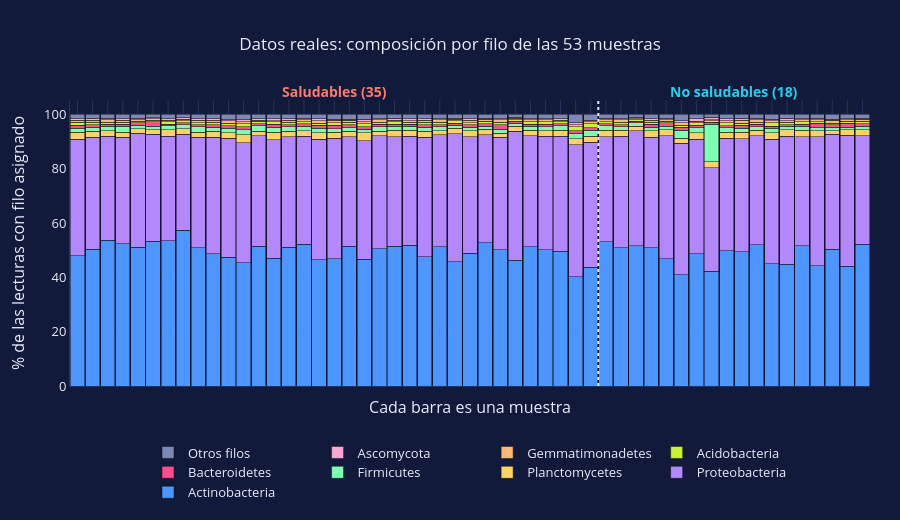

This figure's notebook cell:
### Markdown cell above
**Qué hacemos.** En los talleres las figuras eran imágenes: se miran, pero no se pueden interrogar. Una figura de Plotly responde: al pasar el cursor dice qué muestra es cada punto, se puede ampliar una zona y se pueden ocultar grupos desde la leyenda.

**Cómo se arma.** Toda figura de Plotly tiene dos partes:

- **Trazas** (`go.Box`, `go.Scatter`, `go.Bar`...): cada una es un conjunto de datos con su forma de dibujarse.
- **Diseño** (`layout`): títulos, ejes, leyenda y controles como menús y deslizadores.

La interactividad viaja dentro de la figura, sin servidor ni Python: por eso se puede guardar en un archivo HTML y abrirlo en cualquier navegador.

### 2.1 Una primera figura: la comunidad de un vistazo

Empezamos por la figura más conocida de un microbioma: la composición de cada muestra, en barras apiladas. Cada barra es una muestra y cada color, un filo. Sirve para ver cómo se construye una figura con una traza por serie.

### Code cell
# % de lecturas de cada filo en cada muestra real (los géneros sin filo asignado no entran)
por_filo = generos.groupby(level="filo").sum()                   # una fila por filo
pct_filo = 100 * por_filo / por_filo.sum(axis=0)                 # cada muestra suma 100
principales = pct_filo.mean(axis=1).sort_values(ascending=False).index[:8]   # los ocho filos más abundantes
tabla_filos = pct_filo.loc[principales].copy()
tabla_filos.loc["Otros filos"] = (100 - tabla_filos.sum(axis=0)).clip(lower=0)   # el resto, en una sola categoría

# Muestras ordenadas: primero las saludables y después las no saludables
orden = list(datos.index[datos.grupo == "Saludable"]) + list(datos.index[datos.grupo == "No saludable"])
n_sal = int((datos.grupo == "Saludable").sum())
# colores vivos para los filos, distintos de los dos colores de los grupos
vivos = ["#4D96FF", "#B388FF", "#FFD166", "#7CFFB2", "#FF4D8D", "#C6F432", "#FDBA74", "#F9A8D4", "#7C88B5"]

fig_filos = go.Figure()
for filo, color in zip(tabla_filos.index, vivos):
    # una traza por filo: Plotly las apila porque el diseño dice barmode="stack"
    fig_filos.add_trace(go.Bar(x=orden, y=tabla_filos.loc[filo, orden], name=filo, marker_color=color,
                               hovertemplate="%{x}<br>" + filo + ": %{y:.1f} %<extra></extra>"))
estilo(fig_filos, "Datos reales: composición por filo de las 53 muestras", alto=520)
fig_filos.update_layout(barmode="stack", bargap=0.06, yaxis_title="% de las lecturas con filo asignado",
                        xaxis=dict(showticklabels=False, title="Cada barra es una muestra"), margin=dict(t=100))
# una línea separa los dos grupos y un rótulo los nombra
fig_filos.add_vline(x=n_sal - 0.5, line_color=P["texto"], line_dash="dot")
for g, centro in zip(GRUPOS, [(n_sal - 1) / 2, n_sal + (len(orden) - n_sal - 1) / 2]):
    fig_filos.add_annotation(x=centro, y=1.07, yref="paper", showarrow=False, font=dict(color=COLORES[g], size=14),
                             text=f"<b>{g}s ({int((datos.grupo == g).sum())})</b>")
fig_filos.show()

### Figure 1 — Plotly figure (JSON) as saved in the notebook; plotly's stock layout.template omitted (floating-point values rounded to 4 significant figures)
{"data": [{"hovertemplate": "%{x}<br>Actinobacteria: %{y:.1f} %<extra></extra>", "marker": {"color": "#4D96FF"}, "name": "Actinobacteria", "type": "bar", "x": ["MP2047", "MP2048", "MP2049", "MP2050", "MP2057", "MP2058", "MP2059", "MP2060", "MP2067", "MP2068", "MP2069", "MP2070", "MP2077", "MP2078", "MP2087", "MP2089", "MP2090", "MP2097", "MP2098", "MP2099", "MP2100", "MP2107", "MP2108", "MP2110", "MP2117", "MP2118", "MP2119", "MP2120", "MP2127", "MP2128", "MP2129", "MP2130", "MP2138", "MP2139", "MP2140", "MD2055", "MD2056", "MD2065", "MD2066", "MD2075", "MD2076", "MD2085", "MD2086", "MD2095", "MD2096", "MD2105", "MD2106", "MD2115", "MD2116", "MD2125", "MD2126", "MD2135", "MD2136"], "y": [47.91, 50.3, 53.58, 52.39, 51.0, 53.36, 53.51, 57.25, 50.89, 48.69, 47.43, 45.42, 51.51, 47.1, 51.02, 52.21, 46.44, 46.8, 51.53, 46.72, 50.52, 51.42, 51.8, 47.54, 51.34, 45.72, 48.82, 52.64, 50.24, 46.25, 51.21, 50.09, 49.51, 40.26, 43.73, 53.15, 50.97, 51.57, 50.82, 46.76, 40.86, 48.7, 42.19, 49.82, 49.38, 51.99, 45.04, 44.87, 51.67, 44.19, 50.31, 44.01, 52.15]}, {"hovertemplate": "%{x}<br>Proteobacteria: %{y:.1f} %<extra></extra>", "marker": {"color": "#B388FF"}, "name": "Proteobacteria", "type": "bar", "x": ["MP2047", "MP2048", "MP2049", "MP2050", "MP2057", "MP2058", "MP2059", "MP2060", "MP2067", "MP2068", "MP2069", "MP2070", "MP2077", "MP2078", "MP2087", "MP2089", "MP2090", "MP2097", "MP2098", "MP2099", "MP2100", "MP2107", "MP2108", "MP2110", "MP2117", "MP2118", "MP2119", "MP2120", "MP2127", "MP2128", "MP2129", "MP2130", "MP2138", "MP2139", "MP2140", "MD2055", "MD2056", "MD2065", "MD2066", "MD2075", "MD2076", "MD2085", "MD2086", "MD2095", "MD2096", "MD2105", "MD2106", "MD2115", "MD2116", "MD2125", "MD2126", "MD2135", "MD2136"], "y": [42.93, 41.2, 38.35, 39.12, 41.98, 39.29, 38.43, 35.34, 40.73, 42.88, 43.71, 44.03, 40.66, 43.58, 40.68, 39.72, 44.39, 44.47, 40.17, 43.61, 41.63, 40.31, 40.09, 44.07, 41.07, 47.09, 42.83, 39.88, 41.23, 47.54, 40.82, 41.91, 42.35, 48.5, 45.91, 38.64, 40.88, 42.44, 40.77, 45.33, 48.42, 42.18, 38.09, 41.28, 41.66, 40.12, 45.76, 47.12, 40.15, 47.5, 42.35, 48.3, 39.97]}, {"hovertemplate": "%{x}<br>Planctomycetes: %{y:.1f} %<extra></extra>", "marker": {"color": "#FFD166"}, "name": "Planctomycetes", "type": "bar", "x": ["MP2047", "MP2048", "MP2049", "MP2050", "MP2057", "MP2058", "MP2059", "MP2060", "MP2067", "MP2068", "MP2069", "MP2070", "MP2077", "MP2078", "MP2087", "MP2089", "MP2090", "MP2097", "MP2098", "MP2099", "MP2100", "MP2107", "MP2108", "MP2110", "MP2117", "MP2118", "MP2119", "MP2120", "MP2127", "MP2128", "MP2129", "MP2130", "MP2138", "MP2139", "MP2140", "MD2055", "MD2056", "MD2065", "MD2066", "MD2075", "MD2076", "MD2085", "MD2086", "MD2095", "MD2096", "MD2105", "MD2106", "MD2115", "MD2116", "MD2125", "MD2126", "MD2135", "MD2136"], "y": [2.48, 2.219, 1.954, 1.953, 1.746, 1.743, 2.336, 2.04, 1.685, 2.222, 2.16, 2.938, 1.642, 2.699, 2.143, 2.011, 2.403, 2.102, 2.009, 2.864, 1.526, 2.415, 2.255, 2.24, 1.48, 2.002, 2.309, 1.992, 1.608, 1.821, 2.12, 1.86, 2.318, 2.295, 2.369, 2.343, 2.21, 1.6, 2.382, 2.205, 1.868, 2.349, 2.237, 2.284, 2.399, 2.034, 2.481, 2.247, 2.324, 2.295, 1.338, 1.942, 2.154]}, {"hovertemplate": "%{x}<br>Firmicutes: %{y:.1f} %<extra></extra>", "marker": {"color": "#7CFFB2"}, "name": "Firmicutes", "type": "bar", "x": ["MP2047", "MP2048", "MP2049", "MP2050", "MP2057", "MP2058", "MP2059", "MP2060", "MP2067", "MP2068", "MP2069", "MP2070", "MP2077", "MP2078", "MP2087", "MP2089", "MP2090", "MP2097", "MP2098", "MP2099", "MP2100", "MP2107", "MP2108", "MP2110", "MP2117", "MP2118", "MP2119", "MP2120", "MP2127", "MP2128", "MP2129", "MP2130", "MP2138", "MP2139", "MP2140", "MD2055", "MD2056", "MD2065", "MD2066", "MD2075", "MD2076", "MD2085", "MD2086", "MD2095", "MD2096", "MD2105", "MD2106", "MD2115", "MD2116", "MD2125", "MD2126", "MD2135", "MD2136"], "y": [1.573, 1.517, 1.635, 2.08, 1.295, 1.128, 1.433, 1.497, 2.069, 1.501, 1.564, 1.991, 2.029, 1.933, 1.566, 1.721, 1.64, 1.406, 1.424, 1.365, 1.796, 1.369, 1.37, 1.357, 1.456, 1.192, 1.263, 1.153, 1.42, 1.029, 1.409, 1.608, 1.671, 1.917, 2.114, 1.65, 1.408, 1.303, 1.293, 1.341, 3.005, 1.87, 13.75, 1.705, 1.508, 1.29, 1.527, 1.286, 1.407, 1.006, 1.182, 1.018, 1.349]}, {"hovertemplate": "%{x}<br>Bacteroidetes: %{y:.1f} %<extra></extra>", "marker": {"color": "#FF4D8D"}, "name": "Bacteroidetes", "type": "bar", "x": ["MP2047", "MP2048", "MP2049", "MP2050", "MP2057", "MP2058", "MP2059", "MP2060", "MP2067", "MP2068", "MP2069", "MP2070", "MP2077", "MP2078", "MP2087", "MP2089", "MP2090", "MP2097", "MP2098", "MP2099", "MP2100", "MP2107", "MP2108", "MP2110", "MP2117", "MP2118", "MP2119", "MP2120", "MP2127", "MP2128", "MP2129", "MP2130", "MP2138", "MP2139", "MP2140", "MD2055", "MD2056", "MD2065", "MD2066", "MD2075", "MD2076", "MD2085", "MD2086", "MD2095", "MD2096", "MD2105", "MD2106", "MD2115", "MD2116", "MD2125", "MD2126", "MD2135", "MD2136"], "y": [1.084, 0.9796, 0.7366, 0.7777, 0.8405, 1.673, 0.7058, 0.766, 0.7858, 0.8846, 0.8575, 0.9624, 0.7126, 0.9755, 0.8282, 0.8721, 1.075, 1.22, 1.019, 0.8261, 0.9484, 0.8168, 0.7647, 0.8675, 0.8475, 0.7873, 0.8571, 0.934, 1.702, 0.7538, 0.7543, 0.9333, 0.6033, 0.9789, 0.9528, 0.6732, 0.7662, 0.5815, 1.032, 1.186, 1.057, 0.8221, 0.8784, 0.773, 0.9421, 0.9187, 0.8158, 0.7218, 0.8004, 1.642, 0.9402, 1.429, 0.8626]}, {"hovertemplate": "%{x}<br>Acidobacteria: %{y:.1f} %<extra></extra>", "marker": {"color": "#C6F432"}, "name": "Acidobacteria", "type": "bar", "x": ["MP2047", "MP2048", "MP2049", "MP2050", "MP2057", "MP2058", "MP2059", "MP2060", "MP2067", "MP2068", "MP2069", "MP2070", "MP2077", "MP2078", "MP2087", "MP2089", "MP2090", "MP2097", "MP2098", "MP2099", "MP2100", "MP2107", "MP2108", "MP2110", "MP2117", "MP2118", "MP2119", "MP2120", "MP2127", "MP2128", "MP2129", "MP2130", "MP2138", "MP2139", "MP2140", "MD2055", "MD2056", "MD2065", "MD2066", "MD2075", "MD2076", "MD2085", "MD2086", "MD2095", "MD2096", "MD2105", "MD2106", "MD2115", "MD2116", "MD2125", "MD2126", "MD2135", "MD2136"], "y": [1.014, 0.9032, 0.8811, 0.779, 0.6112, 0.5608, 0.8181, 0.6841, 0.7813, 0.9246, 1.005, 1.165, 0.7985, 0.8933, 0.8523, 0.8172, 0.8208, 0.9757, 0.843, 1.145, 0.7199, 0.8837, 0.8247, 0.9387, 0.8744, 0.7566, 0.8734, 0.7851, 0.9255, 0.6156, 0.9587, 0.8323, 0.7438, 1.435, 1.384, 0.8238, 0.8813, 0.4773, 0.8216, 0.589, 0.7624, 0.9226, 0.5082, 1.03, 0.8488, 0.7995, 1.209, 0.8015, 0.8946, 0.6893, 0.669, 0.6803, 0.9001]}, {"hovertemplate": "%{x}<br>Gemmatimonadetes: %{y:.1f} %<extra></extra>", "marker": {"color": "#FDBA74"}, "name": "Gemmatimonadetes", "type": "bar", "x": ["MP2047", "MP2048", "MP2049", "MP2050", "MP2057", "MP2058", "MP2059", "MP2060", "MP2067", "MP2068", "MP2069", "MP2070", "MP2077", "MP2078", "MP2087", "MP2089", "MP2090", "MP2097", "MP2098", "MP2099", "MP2100", "MP2107", "MP2108", "MP2110", "MP2117", "MP2118", "MP2119", "MP2120", "MP2127", "MP2128", "MP2129", "MP2130", "MP2138", "MP2139", "MP2140", "MD2055", "MD2056", "MD2065", "MD2066", "MD2075", "MD2076", "MD2085", "MD2086", "MD2095", "MD2096", "MD2105", "MD2106", "MD2115", "MD2116", "MD2125", "MD2126", "MD2135", "MD2136"], "y": [0.8157, 0.7761, 0.8672, 0.7569, 0.5651, 0.5832, 0.6137, 0.5705, 0.9274, 0.6905, 0.8321, 0.7644, 0.4952, 0.5122, 0.6625, 0.6221, 0.8943, 0.835, 0.8178, 0.8109, 0.8344, 0.6315, 0.5196, 0.7299, 0.9149, 0.6173, 0.8661, 0.7419, 0.8522, 0.4721, 0.6653, 0.7633, 0.6557, 0.7723, 0.8175, 0.6377, 0.7934, 0.4508, 0.7025, 0.5807, 0.9746, 0.652, 0.3858, 0.8191, 1.116, 0.8367, 0.7845, 0.5162, 0.7001, 0.723, 1.101, 0.6663, 0.7473]}, {"hovertemplate": "%{x}<br>Ascomycota: %{y:.1f} %<extra></extra>", "marker": {"color": "#F9A8D4"}, "name": "Ascomycota", "type": "bar", "x": ["MP2047", "MP2048", "MP2049", "MP2050", "MP2057", "MP2058", "MP2059", "MP2060", "MP2067", "MP2068", "MP2069", "MP2070", "MP2077", "MP2078", "MP2087", "MP2089", "MP2090", "MP2097", "MP2098", "MP2099", "MP2100", "MP2107", "MP2108", "MP2110", "MP2117", "MP2118", "MP2119", "MP2120", "MP2127", "MP2128", "MP2129", "MP2130", "MP2138", "MP2139", "MP2140", "MD2055", "MD2056", "MD2065", "MD2066", "MD2075", "MD2076", "MD2085", "MD2086", "MD2095", "MD2096", "MD2105", "MD2106", "MD2115", "MD2116", "MD2125", "MD2126", "MD2135", "MD2136"], "y": [0.5172, 0.5614, 0.4531, 0.4902, 0.5584, 0.4247, 0.5584, 0.5265, 0.4653, 0.5326, 0.4993, 0.7686, 0.5703, 0.67, 0.5592, 0.5176, 0.7531, 0.4587, 0.4437, 0.7706, 0.4454, 0.6574, 0.7406, 0.6414, 0.389, 0.4408, 0.5084, 0.45, 0.3624, 0.3628, 0.4627, 0.4015, 0.5585, 0.673, 0.586, 0.5398, 0.4504, 0.4377, 0.6059, 0.5307, 0.6228, 0.8649, 0.812, 0.5776, 0.6083, 0.4732, 0.5771, 0.9945, 0.4943, 0.5637, 0.3677, 0.3471, 0.3664]}, {"hovertemplate": "%{x}<br>Otros filos: %{y:.1f} %<extra></extra>", "marker": {"color": "#7C88B5"}, "name": "Otros filos", "type": "bar", "x": ["MP2047", "MP2048", "MP2049", "MP2050", "MP2057", "MP2058", "MP2059", "MP2060", "MP2067", "MP2068", "MP2069", "MP2070", "MP2077", "MP2078", "MP2087", "MP2089", "MP2090", "MP2097", "MP2098", "MP2099", "MP2100", "MP2107", "MP2108", "MP2110", "MP2117", "MP2118", "MP2119", "MP2120", "MP2127", "MP2128", "MP2129", "MP2130", "MP2138", "MP2139", "MP2140", "MD2055", "MD2056", "MD2065", "MD2066", "MD2075", "MD2076", "MD2085", "MD2086", "MD2095", "MD2096", "MD2105", "MD2106", "MD2115", "MD2116", "MD2125", "MD2126", "MD2135", "MD2136"], "y": [1.677, 1.543, 1.54, 1.647, 1.401, 1.236, 1.589, 1.33, 1.658, 1.673, 1.945, 1.955, 1.581, 1.636, 1.689, 1.51, 1.587, 1.737, 1.748, 1.883, 1.578, 1.497, 1.639, 1.62, 1.627, 1.394, 1.669, 1.423, 1.663, 1.155, 1.597, 1.595, 1.59, 3.16, 2.138, 1.543, 1.638, 1.141, 1.566, 1.479, 2.432, 1.644, 1.148, 1.71, 1.541, 1.534, 1.801, 1.444, 1.557, 1.392, 1.749, 1.612, 1.498]}], "layout": {"annotations": [{"font": {"color": "#FF7A6B", "size": 14}, "showarrow": false, "text": "<b>Saludables (35)</b>", "x": 17.0, "y": 1.07, "yref": "paper"}, {"font": {"color": "#22D3EE", "size": 14}, "showarrow": false, "text": "<b>No saludables (18)</b>", "x": 43.5, "y": 1.07, "yref": "paper"}], "bargap": 0.06, "barmode": "stack", "font": {"color": "#E8ECF8", "size": 13}, "height": 520, "hoverlabel": {"bgcolor": "#0B1026", "bordercolor": "#FFD166", "font": {"color": "#E8ECF8", "size": 13}}, "legend": {"bgcolor": "rgba(0,0,0,0)", "orientation": "h", "x": 0.5, "xanchor": "center", "y": -0.18, "yanchor": "top"}, "margin": {"b": 60, "l": 70, "r": 30, "t": 100}, "paper_bgcolor": "#111A3B", "plot_bgcolor": "#111A3B", "shapes": [{"line": {"color": "#E8ECF8", "dash": "dot"}, "type": "line", "x0": 34.5, "x1": 34.5, "xref": "x", "y0": 0, "y1": 1, "yref": "y domain"}], "title": {"font": {"size": 17}, "text": "Datos reales: composición por filo de las 53 muestras", "x": 0.5, "xanchor": "center"}, "xaxis": {"gridcolor": "#27335F", "linecolor": "#27335F", "showticklabels": false, "title": {"text": "Cada barra es una muestra"}, "zerolinecolor": "#27335F"}, "yaxis": {"gridcolor": "#27335F", "linecolor": "#27335F", "title": {"text": "% de las lecturas con filo asignado"}, "zerolinecolor": "#27335F"}}}
